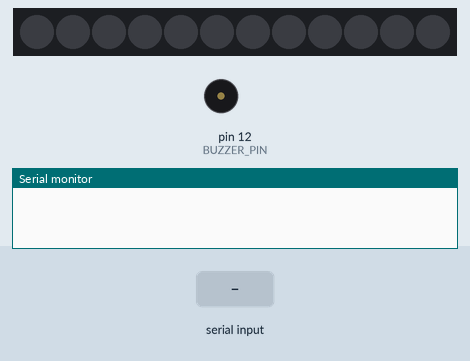
This sketch was run on a simulated Arduino Uno, built with avr-gcc and run on an emulated ATmega328P. On the bench: 12 RGB LEDs in strip order, left to right, buzzer (waves = sounding, pin HIGH), the last lines printed to the serial monitor. The test bench sets the inputs (shaded band).

Above: at 1.2 s.
1.3 s: "L,45\n" received over Serial
At 1.8 s:
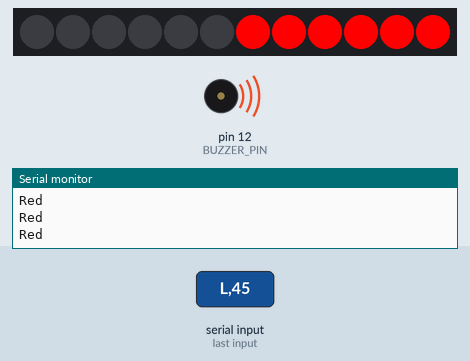
3.5 s: "C90\n" received over Serial
At 4.4 s:
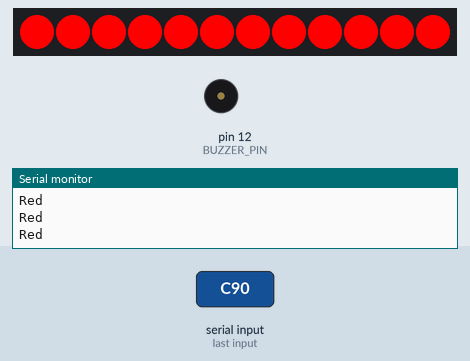
5.0 s: "R90\n" received over Serial
At 6.2 s:
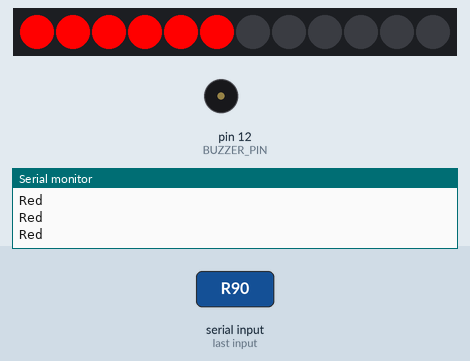
6.5 s: "X90\n" received over Serial
At 7.5 s:
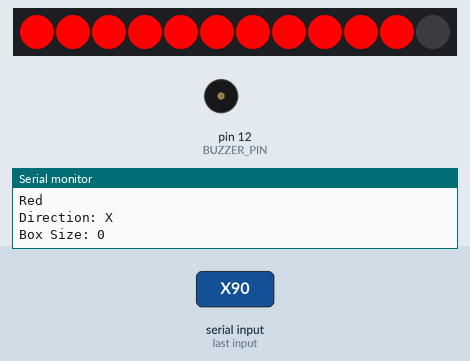
8.0 s: "C,45\n" received over Serial
At 8.52 s:
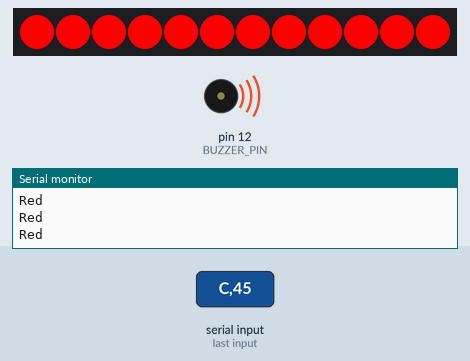
10.6 s: "L90\n" received over Serial
At 11.8 s:
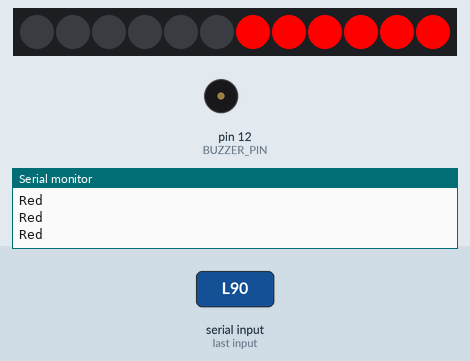
Timing chart, 0 to 13.1 s (numbered marks = the images above; inputs shaded):
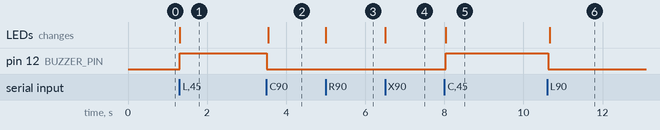

The sketch:

serial_test.ino
```cpp
#include <Adafruit_NeoPixel.h>

#define LED_PIN     9
#define NUM_LEDS    12
#define BUZZER_PIN  12

Adafruit_NeoPixel strip(NUM_LEDS, LED_PIN, NEO_GRB + NEO_KHZ800);

char receivedData[50];
char direction;
int boxSize;
unsigned long previousMillis = 0;
const long interval = 500; // Flash interval in milliseconds
unsigned long buzzerInterval;
unsigned long previousBuzzerMillis = 0;

void setup() {
  strip.begin();
  strip.show(); // Initialize all pixels to 'off'

  // Start serial communication
  Serial.begin(9600);

  // Initialize the buzzer pin
  pinMode(BUZZER_PIN, OUTPUT);
  digitalWrite(BUZZER_PIN, LOW);
}

void loop() {
  // Check if data is available to read
  if (Serial.available() > 0) {
    // Read the incoming data
    Serial.readBytesUntil('\n', receivedData, sizeof(receivedData));

    // Parse the received data
    direction = receivedData[0];
    boxSize = atoi(&receivedData[2]); // Assuming the box size is sent as a number after a comma

    // Print received data for debugging
    Serial.print("Direction: ");
    Serial.println(direction);
    Serial.print("Box Size: ");
    Serial.println(boxSize);

    // Clear the LED strip
    strip.clear();

    // Implement conditional logic based on the received data
    if (direction == 'L') {
      // Turn on lights 6-11
      for (int i = 6; i < NUM_LEDS; i++) {
        strip.setPixelColor(i, getColor(boxSize));
      }
    }
    else if (direction == 'R') {
      // Turn on lights 0-5
      for (int i = 0; i < 6; i++) {
        strip.setPixelColor(i, getColor(boxSize));
      }
    }
    else if(direction == 'C') {
      // Turn on lights 0-11
      for (int i = 0; i < NUM_LEDS; i++) {
        strip.setPixelColor(i, getColor(boxSize));
      }
    }
    else if (direction == 'X') {
      for (int i = 0; i < 11; i++) {
        strip.setPixelColor(i, strip.Color(255, 0, 0));
      }
    }

    // Show the updated LED colors
    strip.show();

    // Reset received data buffer
    memset(receivedData, 0, sizeof(receivedData));
  }

  // Flashing red for really big box sizes
  if (direction != '\0' && boxSize > 1000) {
    unsigned long currentMillis = millis();
    if (currentMillis - previousMillis >= interval) {
      // Toggle the LEDs on even indices
      for (int i = 0; i < NUM_LEDS; i += 2) {
        strip.setPixelColor(i, strip.Color(255, 0, 0)); // Red
      }
      strip.show();
      // Save the current time for the next interval
      previousMillis = currentMillis;
    } else {
      // Turn off all LEDs
      strip.clear();
      strip.show();
    }
  }

  // Buzzer control based on box size
  if(boxSize == 0)
  {
     digitalWrite(BUZZER_PIN, LOW);
  }
  else if (boxSize > 6000) {
    digitalWrite(BUZZER_PIN, HIGH);
    delay(10);
    digitalWrite(BUZZER_PIN, LOW);
  }
  else if (boxSize < 199999 && boxSize > 6000) {
    digitalWrite(BUZZER_PIN, HIGH);
    delay(50);
    digitalWrite(BUZZER_PIN, LOW);
  }
  else {
    digitalWrite(BUZZER_PIN, HIGH);
    delay(100);
    digitalWrite(BUZZER_PIN, LOW);
  }
}

// Function to determine LED color based on box size
uint32_t getColor(int boxSize) {
  if (boxSize > 5000) {
    Serial.println("Green");
    return strip.Color(0, 255, 0); // Green
  }
  else if (boxSize < 199999 && boxSize > 5001) {
    Serial.println("Yellow");
    return strip.Color(255, 255, 0); // Yellow
  }
  else {
    Serial.println("Red");
    return strip.Color(255, 0, 0); // Red
  }
}
```

Measured:
- after the input at 1.3 s, pin 12 (BUZZER_PIN): LOW → HIGH at once; the LEDs: change at once (image 1)
- after the input at 3.5 s, pin 12 (BUZZER_PIN): HIGH → LOW at once; the LEDs: change after 0.05 s (image 2)
- after the input at 5.0 s, the LEDs: change at once (image 3)
- after the input at 6.5 s, the LEDs: change at once (image 4)
- after the input at 8.0 s, pin 12 (BUZZER_PIN): LOW → HIGH at once; the LEDs: change at once (image 5)
- after the input at 10.6 s, pin 12 (BUZZER_PIN): HIGH → LOW at once; the LEDs: change after 0.07 s (image 6)
